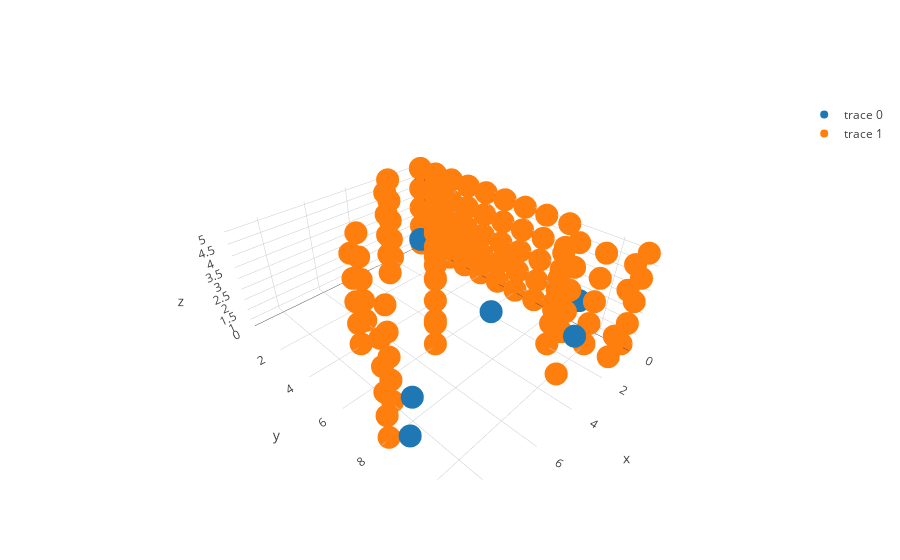

This figure's notebook cell:
### Code cell
import matplotlib.pyplot as plt

x1, y1, z1 = [], [], []
x2, y2, z2 = [], [], []

for star, months in d.items():
    for month, counts in enumerate(months):
        for count in counts:
            x1.append(count)
            y1.append(month)
            z1.append(star)

for star, months in dn.items():
    for month, counts in enumerate(months):
        for count in counts:
            x2.append(count)
            y2.append(month)
            z2.append(star)

trace1 = go.Scatter3d(
    x=x1,
    y=y1,
    z=z1,
    mode='markers'
)
trace2 = go.Scatter3d(
    x=x2,
    y=y2,
    z=z2,
    mode='markers'
)
data = [trace1,trace2]
iplot(data, filename='simple-3d-scatter')

### Figure 1 — Plotly figure (JSON) as saved in the notebook; plotly's stock layout.template omitted (floating-point values rounded to 4 significant figures)
{"data": [{"mode": "markers", "type": "scatter3d", "x": ["0", "2", "0", "3", "0", "1", "0", "6", "0", "7", "0", "4", "0", "5", "0", "8", "0", "9", "1", "2", "1", "1", "1", "0", "0", "2", "1", "0", "0", "1", "0", "6", "0", "7", "0", "4", "0", "5", "0", "3", "0", "8", "0", "9", "1", "2", "1", "1", "0", "2", "0", "3", "0", "1", "0", "6", "0", "7", "0", "4", "1", "0", "0", "8", "0", "9", "1", "2", "1", "1", "0", "5", "0", "2", "0", "3", "0", "1", "0", "6", "0", "7", "0", "4", "0", "5", "0", "8", "0", "9", "1", "2", "1", "1", "1", "0", "0", "2", "0", "3", "0", "1", "0", "6", "0", "7", "0", "4", "0", "5", "0", "8", "0", "9", "1", "2", "1", "1", "1", "0"], "y": [0, 0, 1, 1, 2, 2, 3, 3, 4, 4, 5, 5, 6, 6, 7, 7, 8, 8, 9, 9, 10, 10, 11, 11, 0, 0, 1, 1, 2, 2, 3, 3, 4, 4, 5, 5, 6, 6, 7, 7, 8, 8, 9, 9, 10, 10, 11, 11, 0, 0, 1, 1, 2, 2, 3, 3, 4, 4, 5, 5, 6, 6, 7, 7, 8, 8, 9, 9, 10, 10, 11, 11, 0, 0, 1, 1, 2, 2, 3, 3, 4, 4, 5, 5, 6, 6, 7, 7, 8, 8, 9, 9, 10, 10, 11, 11, 0, 0, 1, 1, 2, 2, 3, 3, 4, 4, 5, 5, 6, 6, 7, 7, 8, 8, 9, 9, 10, 10, 11, 11], "z": [1, 1, 1, 1, 1, 1, 1, 1, 1, 1, 1, 1, 1, 1, 1, 1, 1, 1, 1, 1, 1, 1, 1, 1, 2, 2, 2, 2, 2, 2, 2, 2, 2, 2, 2, 2, 2, 2, 2, 2, 2, 2, 2, 2, 2, 2, 2, 2, 3, 3, 3, 3, 3, 3, 3, 3, 3, 3, 3, 3, 3, 3, 3, 3, 3, 3, 3, 3, 3, 3, 3, 3, 4, 4, 4, 4, 4, 4, 4, 4, 4, 4, 4, 4, 4, 4, 4, 4, 4, 4, 4, 4, 4, 4, 4, 4, 5, 5, 5, 5, 5, 5, 5, 5, 5, 5, 5, 5, 5, 5, 5, 5, 5, 5, 5, 5, 5, 5, 5, 5]}, {"mode": "markers", "type": "scatter3d", "x": ["0", "2", "0", "3", "0", "1", "0", "6", "0", "7", "0", "4", "0", "5", "0", "8", "0", "9", "1", "2", "1", "1", "1", "0", "0", "2", "0", "3", "0", "1", "0", "6", "0", "7", "0", "4", "0", "5", "0", "8", "0", "9", "1", "2", "1", "1", "1", "0", "0", "2", "0", "3", "0", "1", "0", "6", "0", "7", "0", "4", "1", "0", "0", "8", "0", "9", "1", "2", "1", "1", "0", "5", "0", "2", "0", "3", "0", "1", "0", "6", "0", "7", "0", "4", "0", "5", "0", "8", "0", "9", "1", "2", "1", "1", "1", "0", "0", "2", "0", "3", "0", "1", "0", "6", "0", "7", "0", "4", "0", "5", "0", "8", "0", "9", "1", "2", "1", "1", "1", "0"], "y": [0, 0, 1, 1, 2, 2, 3, 3, 4, 4, 5, 5, 6, 6, 7, 7, 8, 8, 9, 9, 10, 10, 11, 11, 0, 0, 1, 1, 2, 2, 3, 3, 4, 4, 5, 5, 6, 6, 7, 7, 8, 8, 9, 9, 10, 10, 11, 11, 0, 0, 1, 1, 2, 2, 3, 3, 4, 4, 5, 5, 6, 6, 7, 7, 8, 8, 9, 9, 10, 10, 11, 11, 0, 0, 1, 1, 2, 2, 3, 3, 4, 4, 5, 5, 6, 6, 7, 7, 8, 8, 9, 9, 10, 10, 11, 11, 0, 0, 1, 1, 2, 2, 3, 3, 4, 4, 5, 5, 6, 6, 7, 7, 8, 8, 9, 9, 10, 10, 11, 11], "z": [1, 1, 1, 1, 1, 1, 1, 1, 1, 1, 1, 1, 1, 1, 1, 1, 1, 1, 1, 1, 1, 1, 1, 1, 2, 2, 2, 2, 2, 2, 2, 2, 2, 2, 2, 2, 2, 2, 2, 2, 2, 2, 2, 2, 2, 2, 2, 2, 3, 3, 3, 3, 3, 3, 3, 3, 3, 3, 3, 3, 3, 3, 3, 3, 3, 3, 3, 3, 3, 3, 3, 3, 4, 4, 4, 4, 4, 4, 4, 4, 4, 4, 4, 4, 4, 4, 4, 4, 4, 4, 4, 4, 4, 4, 4, 4, 5, 5, 5, 5, 5, 5, 5, 5, 5, 5, 5, 5, 5, 5, 5, 5, 5, 5, 5, 5, 5, 5, 5, 5]}], "layout": {}}
